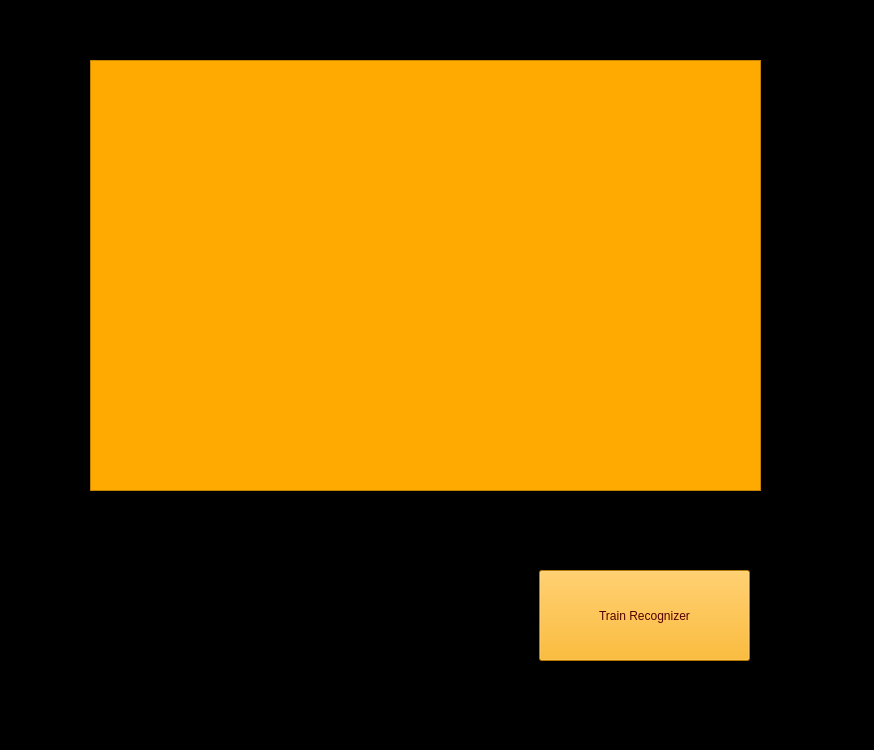
<?xml version="1.0" encoding="UTF-8"?>
<ui version="4.0">
 <class>faceDatabase</class>
 <widget class="QWidget" name="faceDatabase">
  <property name="geometry">
   <rect>
    <x>0</x>
    <y>0</y>
    <width>874</width>
    <height>750</height>
   </rect>
  </property>
  <property name="windowTitle">
   <string>faceDatabase</string>
  </property>
  <property name="styleSheet">
   <string notr="true">background-color: rgb(0, 0, 0);</string>
  </property>
  <widget class="QTableView" name="personTableView">
   <property name="geometry">
    <rect>
     <x>90</x>
     <y>60</y>
     <width>671</width>
     <height>431</height>
    </rect>
   </property>
   <property name="styleSheet">
    <string notr="true">font: 12pt &quot;Microsoft YaHei&quot;;color: rgb(0, 0, 0);
background-color: rgb(255, 170, 0);</string>
   </property>
  </widget>
  <widget class="QPushButton" name="trainButton">
   <property name="geometry">
    <rect>
     <x>539</x>
     <y>570</y>
     <width>211</width>
     <height>91</height>
    </rect>
   </property>
   <property name="styleSheet">
    <string notr="true">font: 12pt &quot;Microsoft YaHei&quot;;color: rgb(85, 0, 0);
background-color: rgb(255, 170, 0);</string>
   </property>
   <property name="text">
    <string>Train Recognizer</string>
   </property>
  </widget>
 </widget>
 <layoutdefault spacing="6" margin="11"/>
 <resources/>
 <connections/>
</ui>
